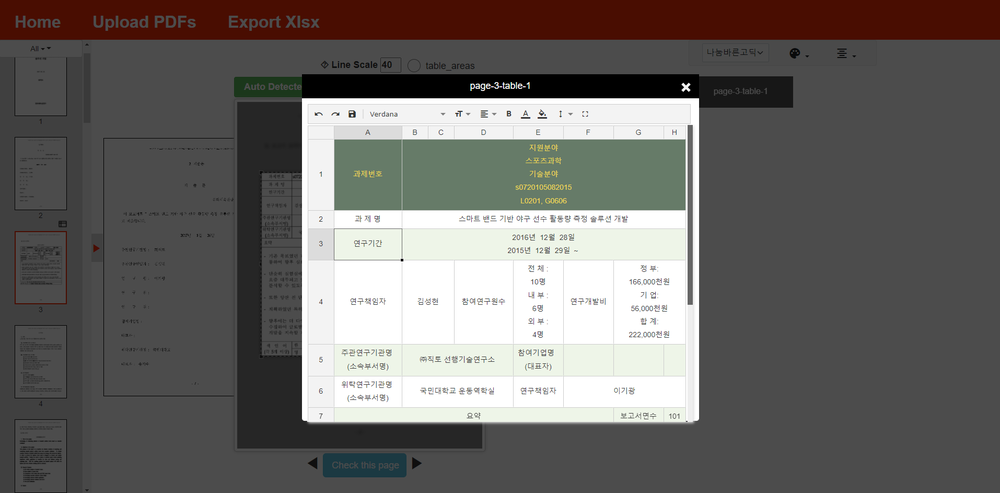
#> input picture PDF_table_extract/about_project/UI/modify-table-data.png, 1000 x 493 px, shrunk from 1914 x 943 before the run
$ python -i image_processing.py   (imports and definitions only)   (older library calls are emulated)
#> lines starting #> are read from the running program, lines starting #| are printed output that depends on the picture; after the words box and inside, x2 and y2 are one past the last pixel; in counts of white or black regions, pixels touching at a corner belong together
# -*- coding: utf-8 -*-

import cv2
import numpy as np


def adaptive_threshold(imagename, process_background=False, blocksize=15, c=-2):
    """Thresholds an image using OpenCV's adaptiveThreshold.

    Parameters
    ----------
    imagename : string
        Path to image file.
    process_background : bool, optional (default: False)
        Whether or not to process lines that are in background.
    blocksize : int, optional (default: 15)
        Size of a pixel neighborhood that is used to calculate a
        threshold value for the pixel: 3, 5, 7, and so on.

        For more information, refer `OpenCV's adaptiveThreshold <https://docs.opencv.org/2.4/modules/imgproc/doc/miscellaneous_transformations.html#adaptivethreshold>`_.
    c : int, optional (default: -2)
        Constant subtracted from the mean or weighted mean.
        Normally, it is positive but may be zero or negative as well.

        For more information, refer `OpenCV's adaptiveThreshold <https://docs.opencv.org/2.4/modules/imgproc/doc/miscellaneous_transformations.html#adaptivethreshold>`_.

    Returns
    -------
    img : object
        numpy.ndarray representing the original image.
    threshold : object
        numpy.ndarray representing the thresholded image.

    """
#> called with process_background = False, blocksize = 15, c = -2
    img = cv2.imread(imagename)
#> img is the input picture: shape (493, 1000, 3); mean B, G, R 101.6, 104.3, 107.5
    gray = cv2.cvtColor(img, cv2.COLOR_BGR2GRAY) #흑백 전환
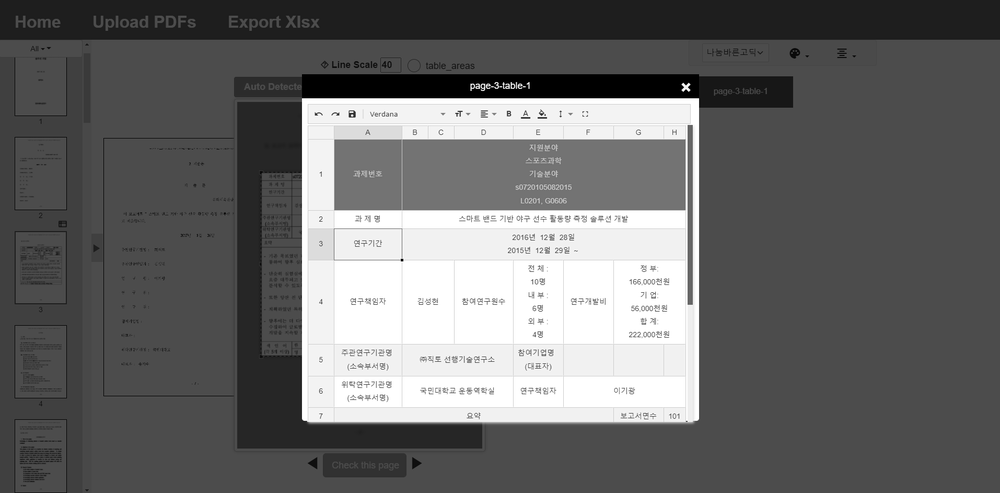
#> gray: shape (493, 1000); min 0, max 255, mean 105

    if process_background:
        threshold = cv2.adaptiveThreshold(
            gray, 255, cv2.ADAPTIVE_THRESH_GAUSSIAN_C, cv2.THRESH_BINARY, blocksize, c
        )
    else:
        threshold = cv2.adaptiveThreshold(
            np.invert(gray), # grayscale 이미지
            255, #
            cv2.ADAPTIVE_THRESH_GAUSSIAN_C, #방법 -가우시안
            cv2.THRESH_BINARY, #
            blocksize, # blocksize
            c, #보정 상수
        )
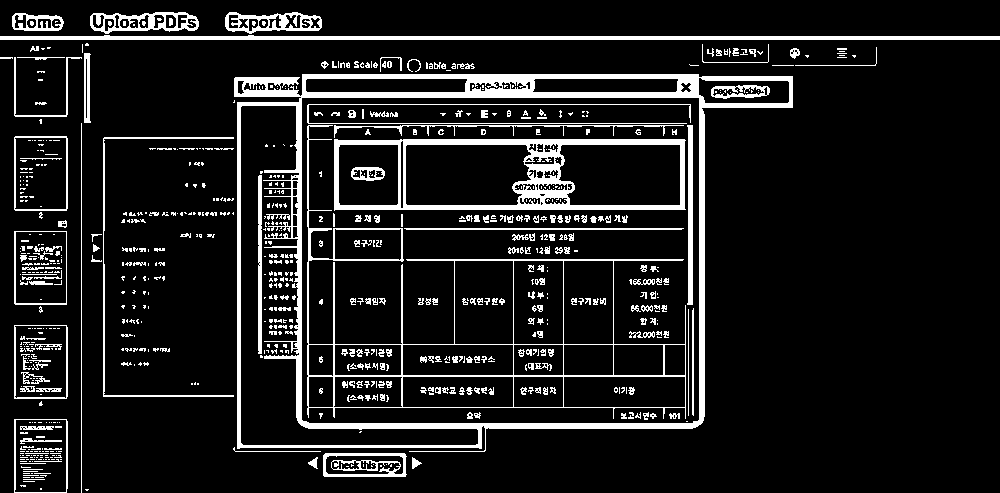
#> threshold: shape (493, 1000); 11.3% white; 801 white regions (542 under 20 px), largest, box (x1, y1, x2, y2) and area: (234, 74, 793, 452) 16626, (334, 139, 686, 211) 6433, (307, 125, 686, 419) 4515
    return img, threshold


# [177 lines left out: functions find_lines, find_contours, find_joints, not called in this run]

>>> result = adaptive_threshold('../../about_project/UI/modify-table-data.png')
